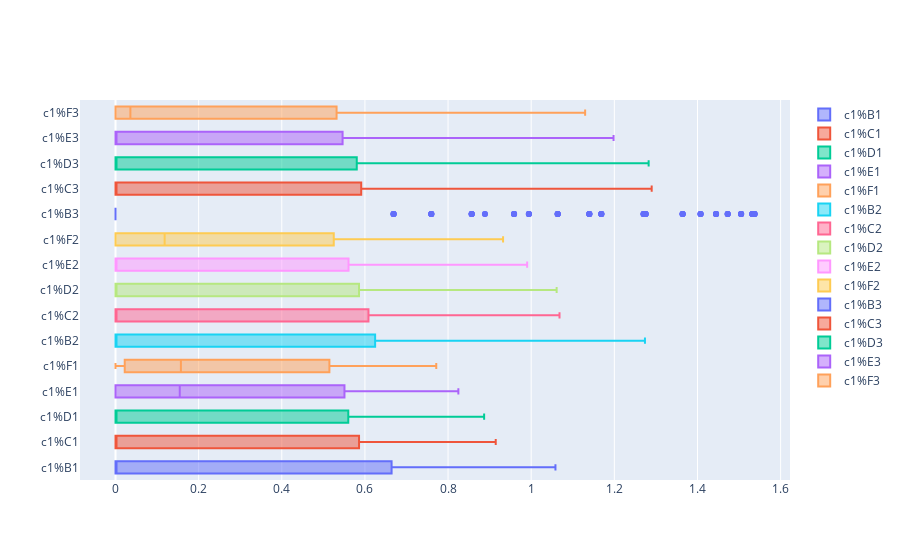

The cell this chart's notebook holds for it:
### Markdown cell above
### C1

### Code cell
import plotly.graph_objects as go
import numpy as np

fig = go.Figure()
c1_columns = df.columns[df.columns.str.contains('c1')]
for c1_col in c1_columns:
    fig.add_trace(
        go.Box(
            x=df[c1_col],
            name=c1_col
        )
    )

fig.show()

### Figure 1 — Plotly figure (JSON) as saved in the notebook; plotly's stock layout.template omitted (floating-point values rounded to 4 significant figures; data arrays with more than 128 entries replaced by an {"elided": "..."} marker saying what was removed)
{"data": [{"name": "c1%B1", "type": "box", "x": {"elided": "365 float values"}}, {"name": "c1%C1", "type": "box", "x": {"elided": "365 float values"}}, {"name": "c1%D1", "type": "box", "x": {"elided": "365 float values"}}, {"name": "c1%E1", "type": "box", "x": {"elided": "365 float values"}}, {"name": "c1%F1", "type": "box", "x": {"elided": "365 float values"}}, {"name": "c1%B2", "type": "box", "x": {"elided": "365 float values"}}, {"name": "c1%C2", "type": "box", "x": {"elided": "365 float values"}}, {"name": "c1%D2", "type": "box", "x": {"elided": "365 float values"}}, {"name": "c1%E2", "type": "box", "x": {"elided": "365 float values"}}, {"name": "c1%F2", "type": "box", "x": {"elided": "365 float values"}}, {"name": "c1%B3", "type": "box", "x": {"elided": "365 float values"}}, {"name": "c1%C3", "type": "box", "x": {"elided": "365 float values"}}, {"name": "c1%D3", "type": "box", "x": {"elided": "365 float values"}}, {"name": "c1%E3", "type": "box", "x": {"elided": "365 float values"}}, {"name": "c1%F3", "type": "box", "x": {"elided": "365 float values"}}], "layout": {}}
